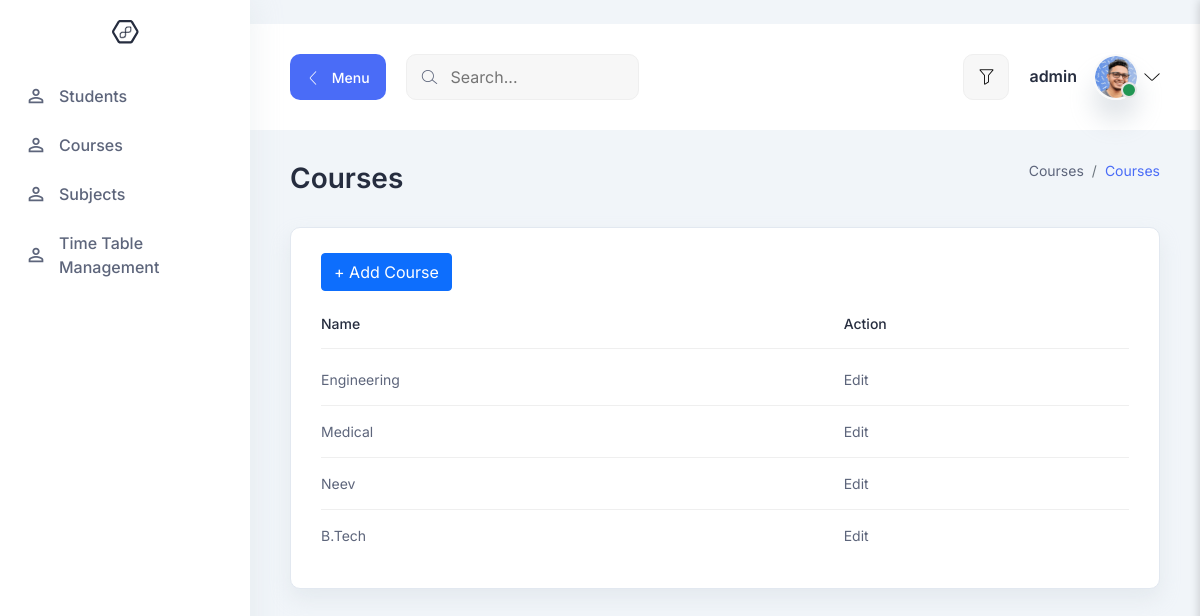
The app's page /all-courses (signed in), older data.
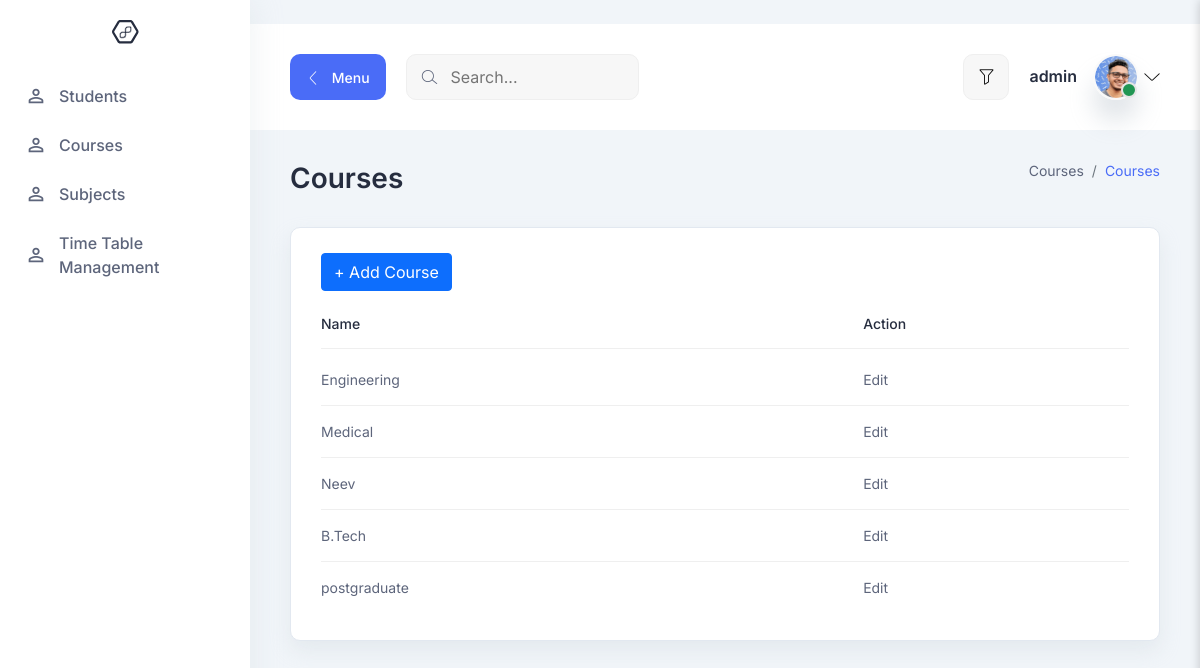
The same page, newer data.
### src/models.py (models this page shows, shortened)
class courses(models.Model):
    course_name = models.CharField(max_length=100)

### src/views.py (the view)
# urls.py: path('all-courses', all_courses, name='all-courses'),
@login_required(login_url='teacher-login')
def all_courses(request):
    get_courses = courses.objects.all()
    return render(request, 'courses.html', {'courses': get_courses})

### src/templates/courses.html
{% extends 'base.html' %}
{% block content %}
<section class="table-components">
    <div class="container-fluid">
      <div class="title-wrapper pt-30">
        <div class="row align-items-center">
          <div class="col-md-6">
            <div class="title mb-30">
              <h2>Courses</h2>
            </div>
          </div>
          <div class="col-md-6">
            <div class="breadcrumb-wrapper mb-30">
              <nav aria-label="breadcrumb">
                <ol class="breadcrumb">
                  <li class="breadcrumb-item">
                    <a href="#0">Courses</a>
                  </li>
                  <li class="breadcrumb-item active" aria-current="page">
                    Courses
                  </li>
                </ol>
              </nav>
            </div>
          </div>
        </div>
      </div>
      <div class="tables-wrapper">
        <div class="row">
          <div class="col-lg-12">
            <div class="card-style mb-30">
              <h6 class="mb-10">
                   <a class="btn btn-primary"  href="/add-courses" role="button">+ Add Course</a>
            </h6>
              <div class="table-responsive">
                <table class="table">
                  <thead>
                    <tr>
                      <th><h6>Name</h6></th>
                        <th><h6>Action</h6></th>
                    </tr>
                  </thead>
                  <tbody>
                    {% for s in  courses %}
                    <tr>
                        <td><p>{{ s.course_name }}</p></td>
                        <td><p>
                            <a href="/update-course/{{s.id}}">Edit</a>
                        </p></td>
                    </tr>
                {% endfor %}
                  </tbody>
                </table>
              </div>
            </div>
          </div>
        </div>
      </div>
    </div>
  </section>
{% endblock %}

Row changes from the older to the newer data that the page shows:
added courses: course_name "postgraduate"
